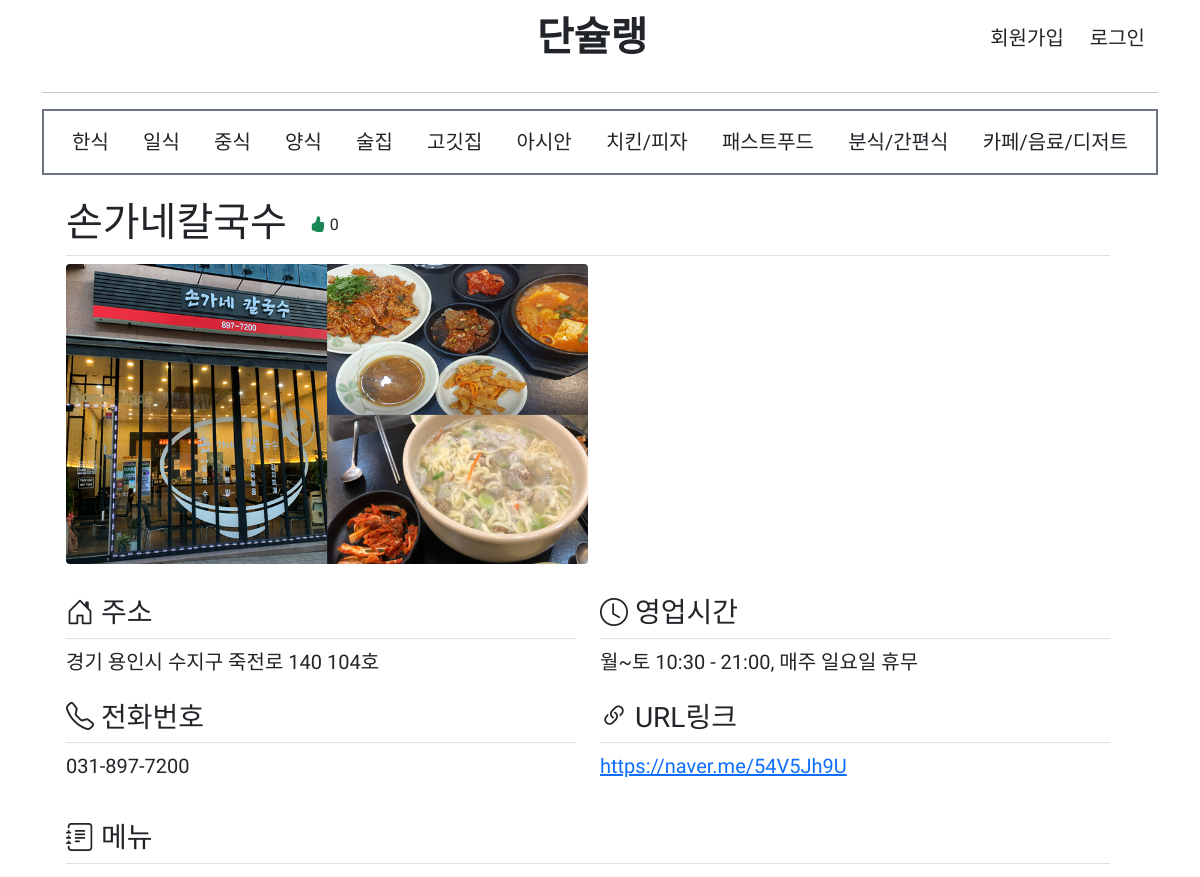
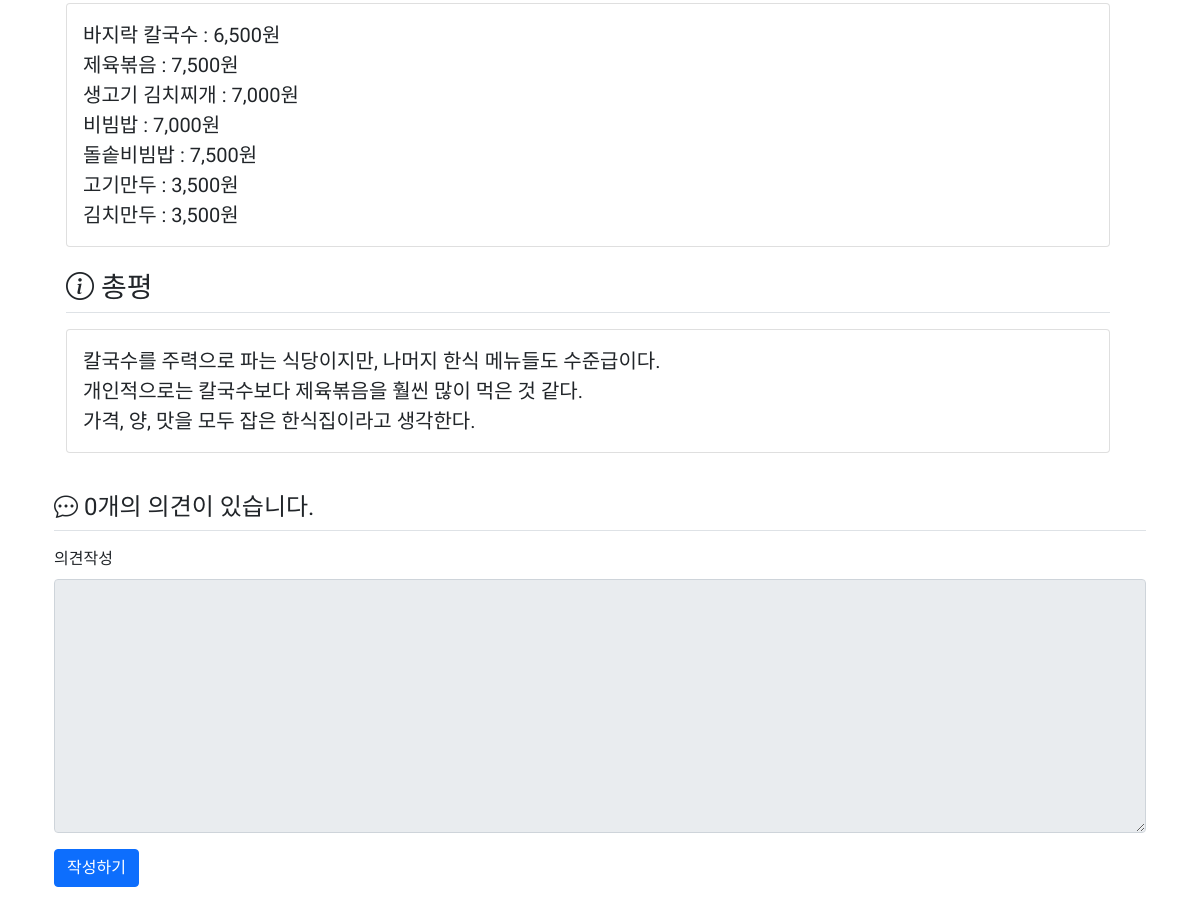
Before: /post/id/2/ with the older database file (2 pictures, top to bottom).
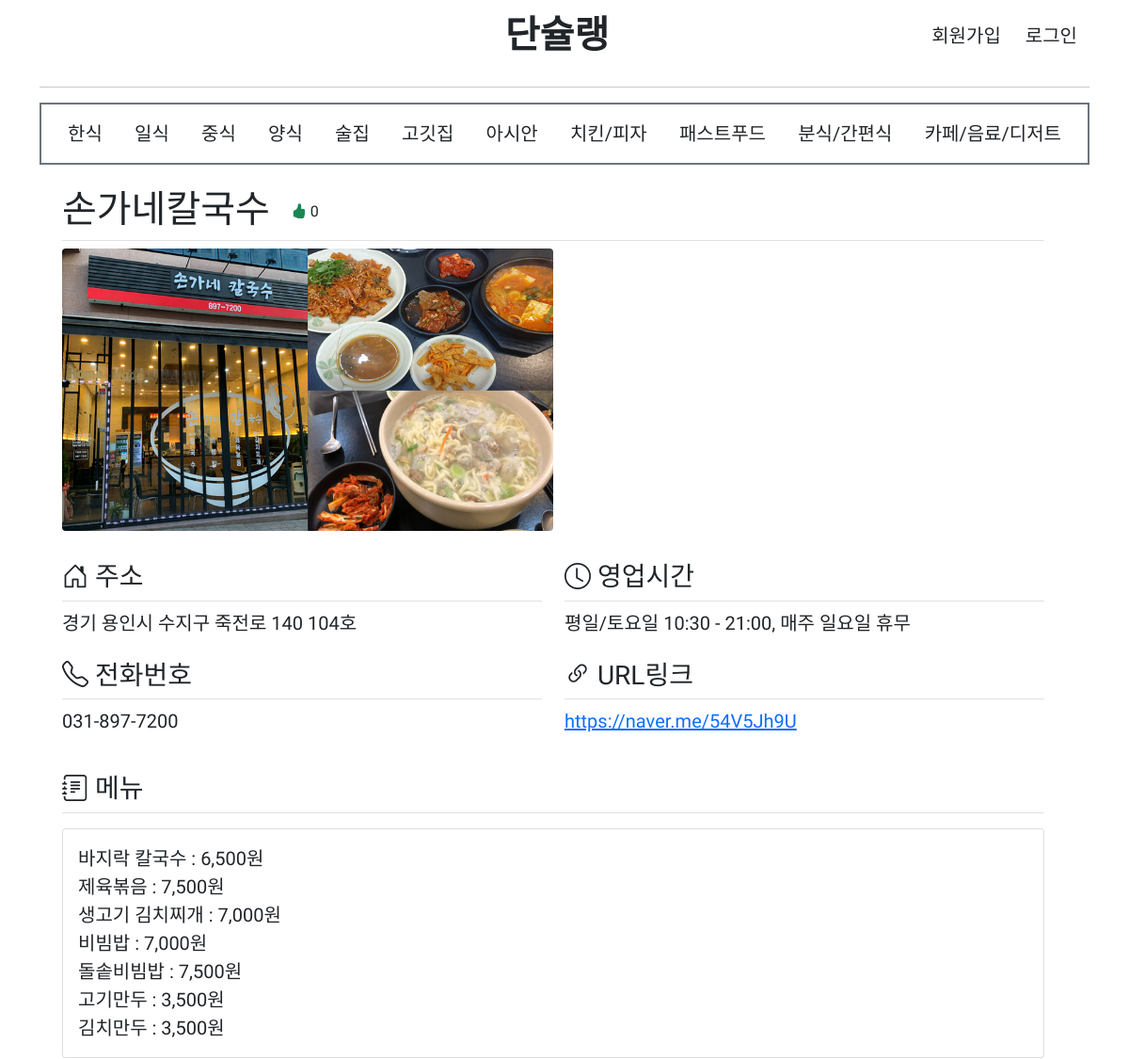
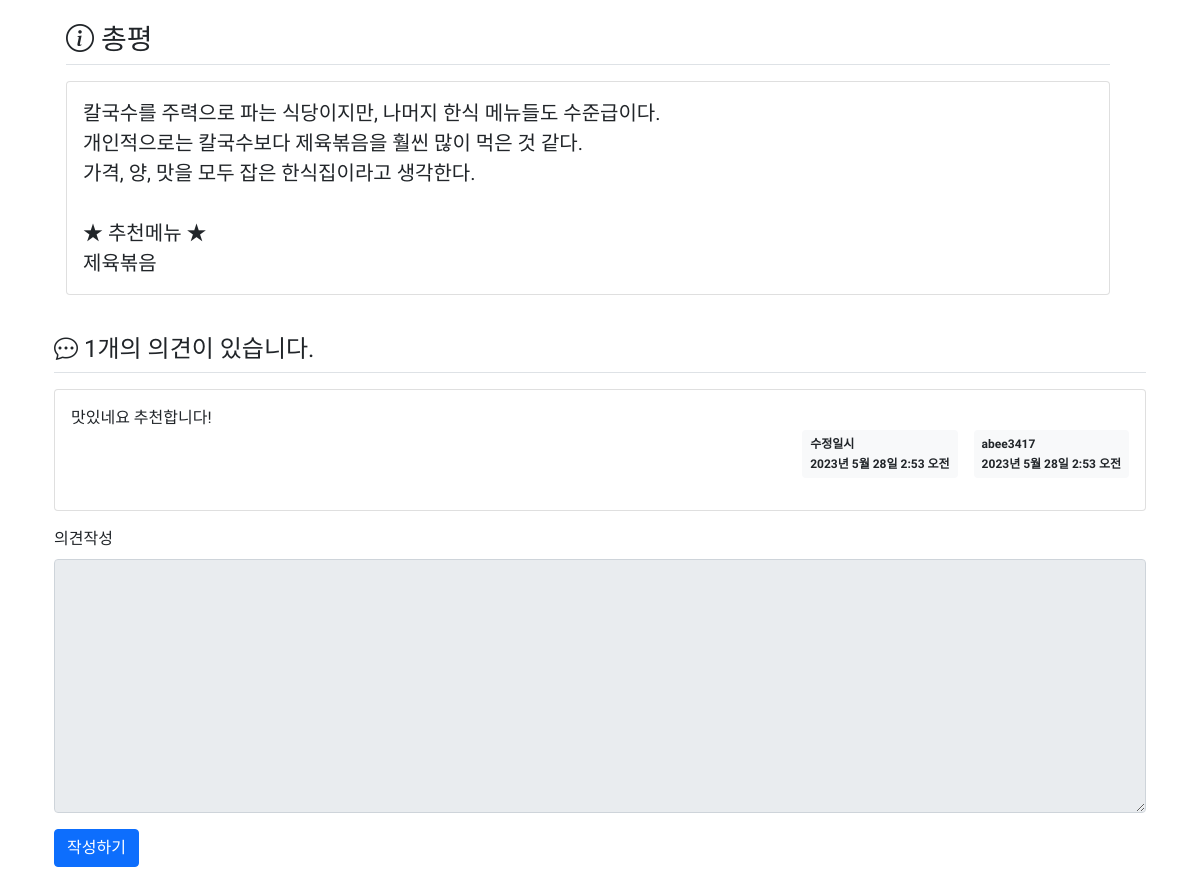
After: the same page with the newer database file (2 pictures, top to bottom).
### mainapp/models.py (models this page shows, shortened)
class Post(models.Model):
    category = models.IntegerField() # 1~12까지로 한식부터 카페까지 구분하기 위한 필드
    subject = models.CharField(max_length=200) # 가게이름
    location = models.CharField(max_length=200) # 주소
    callnum = models.CharField(max_length=200) # 전화번호
    timeinfo = models.CharField(max_length=200) # 영업시간
    urlinfo = models.CharField(max_length=200) # URL
    menu = models.TextField() # 메뉴
    review = models.TextField() # 총평
    image = models.ImageField(blank=True, upload_to='media/') # 썸네일사진
    summary = models.CharField(max_length=200) # 썸네일텍스트
    voter = models.ManyToManyField(User, blank=True)  # 추천인

class Comment(models.Model):
    post = models.ForeignKey(Post, on_delete=models.CASCADE)
    author = models.ForeignKey(User, on_delete=models.CASCADE)
    content = models.TextField()
    create_date = models.DateTimeField()
    modify_date = models.DateTimeField(null=True, blank=True) # 수정일시

### mainapp/views.py (the view)
# urls.py: path('post/id/<int:post_id>/', views.detail, name='detail'),
def detail(request, post_id):
    post = get_object_or_404(Post, pk=post_id) # Question.objects.get의 상위호환이다. 실패하면 404오류를 전달
    context = {'post': post}
    return render(request, 'mainapp/detail.html', context) # question_detail.html에 있는 question에 context를 전달

### templates/mainapp/detail.html (shortened to what this page needs)
{% extends 'base.html' %}
{% block content %}
<div class="container my-3 row row-cols-2">
    <div class="col-12">
        <h1 class="border-bottom py-2">{{ post.subject }}
            <a href="javascript:void(0)" data-uri="{% url 'main:vote' post.id  %}"
                class="recommend btn btn-outline-white"> <i class="text-success bi bi-hand-thumbs-up-fill"></i>
                <span class="">{{post.voter.count}}</span>
            </a>
        </h1>
    </div>
    <div class="col-12">
        <img class="rounded" width="50%" height="300" src="/media/{{post.image}}" alt="korean_post">
        <br><br>
    </div>
    <div class="col">
        <div class="mb-3">
            <h3 class="border-bottom py-2"><i class="align-bottom bi bi-house-door"></i> 주소</h3>
            <div class="card-text fs-5" style="white-space: pre-line;">{{ post.location }}</div>
        </div>
        <div class="mb-3">
            <h3 class="border-bottom py-2"><i class="align-bottom bi bi-telephone"></i> 전화번호</h3>
            <div class="card-text fs-5" style="white-space: pre-line;">{{ post.callnum }}</div>
        </div>
    </div>
    <div class="col">
        <div class="mb-3">
            <h3 class="border-bottom py-2"><i class="align-bottom bi bi-clock"></i> 영업시간</h3>
            <div class="card-text fs-5" style="white-space: pre-line;">{{ post.timeinfo }}</div>
        </div>
        <div class="mb-3">
            <h3 class="border-bottom py-2"><i class="align-bottom bi bi-link-45deg"></i> URL링크</h3>
            <div class="card-text fs-5" style="white-space: pre-line;"><a href="{{ post.urlinfo }}">{{ post.urlinfo }}</a></div>
        </div>
    </div>
</div>
<div class="container my-3 row">
    <div class="col-12">
        <h3 class="border-bottom py-2"><i class="align-bottom bi bi-journal-text"></i> 메뉴</h3>
        <div class="card my-3">
            <div class="card-body">
                <div class="card-text fs-5" style="white-space: pre-line;">{{ post.menu }}</div>
            </div>
        </div>
    </div>
    <div class="col-12">
        <h3 class="border-bottom py-2"><i class="align-bottom bi bi-info-circle"></i></i> 총평</h3>
        <div class="card my-3">
            <div class="card-body">
                <div class="card-text fs-5" style="white-space: pre-line;">{{ post.review }}</div>
            </div>
        </div>
    </div>
</div>
<div class="container my-3">
    <h4 class="border-bottom my-3 py-2"><i class="align-bottom bi bi-chat-dots"></i> {{post.comment_set.count}}개의 의견이 있습니다.</h4>
    {% for comment in post.comment_set.all %}
    <div class="card my-3">
        <div class="card-body">
            <div class="card-text" style="white-space: pre-line;">{{ comment.content }}</div>
            <div class="d-flex justify-content-end">
                {% if comment.modify_date %}
                <div class="badge bg-light text-dark p-2 text-start mx-3">
                    <div class="mb-2">수정일시</div>
                    <div>{{ comment.modify_date }}</div>
                </div>
                {% endif %}
                <div class="badge bg-light text-dark p-2 text-start">
                    <div class="mb-2">{{ comment.author.username }}</div>
                    <div>{{ comment.create_date }}</div>
                </div>
            </div>
        </div>
    </div>
    {% endfor %}
    <form action="{% url 'main:comment_create' post.id %}" method="post" class="my-3">
        <div class="mb-3">
            <label for="content" class="form-label">의견작성</label>
            <textarea {% if not user.is_authenticated %}disabled{% endif %}
              name="content" id="content" class="form-control" rows="10"></textarea>
        </div>
        <input type="submit" value="작성하기" class="btn btn-primary">
        <br><br><br>
    </form>
</div>
{% endblock %}

Changed rows visible on the page:
changed Post "손가네칼국수": timeinfo "월~토 10:30 - 21:00, 매주 일요일 휴무" → "평일/토요일 10:30 - 21:00, 매주 일요일 휴무"; review "칼국수를 주력으로 파는 식당이지만, 나머지 한식 메뉴들도 수준급이다. 개인적으로는 칼국수보다 제육볶음을 훨씬 많이 먹은 것 같다. 가격, 양, 맛을 모두 잡은 한식집이라고 생각한다." → "칼국수를 주력으로 파는 식당이지만, 나머지 한식 메뉴들도 수준급이다. 개인적으로는 칼국수보다 제육볶음을 훨씬 많이 먹은 것 같다. 가격, 양, 맛을 모두 잡은 한식집이라고 생각한다. ★ 추천메뉴 ★ 제육볶음"; comment_set.count "0" → "1"
added Comment: content "맛있네요 추천합니다!", modify_date "2023년 5월 28일 2:53 오전", author.username "abee3417", create_date "2023년 5월 28일 2:53 오전"
